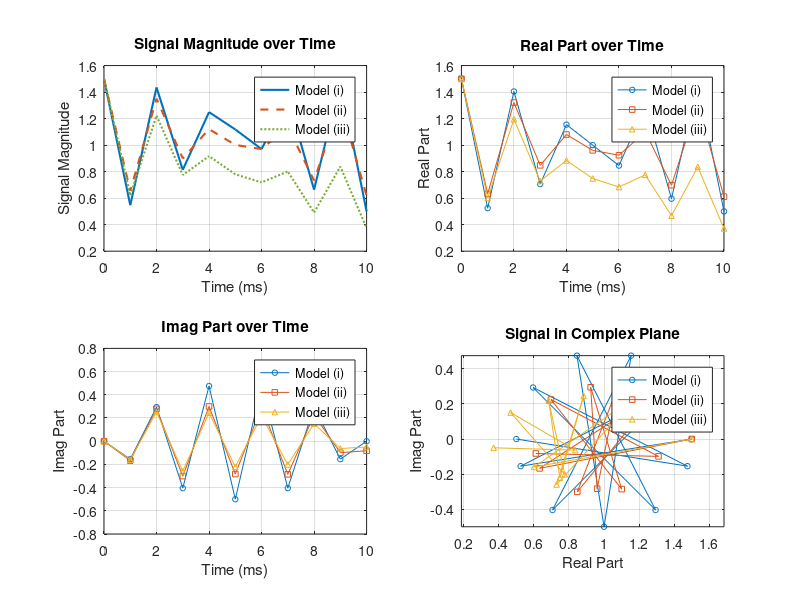

Source code (MATLAB): (Note: this script raises an error after producing the figure.)
%Task 1

T    = (0:0.001:0.010)';
am_w = 1;          % water amplitude
am_f = 0.5;        % fat amplitude
R2s   = 50;         % R2* decay (s^-1)
ff    = -0.45e3;    % single‐peak fat freq (Hz)
r    = [0.087,0.694,0.128,0.004,0.039,0.048]';
fF_m = [-0.498,-0.447,-0.345,-0.261,-0.063,0.064]*1e3;

%--- Mi: single-peak, no decay
S1 = am_w + am_f * exp(1i*2*pi*ff*T);

%--- Mii: multi-peak, no decay
S2 = am_w + am_f * ( exp(1i*2*pi*(T * fF_m)) * r );
%--- Miii: multi-peak + R2* decay
S3 = S2 .* exp(-T * R2s);

% Start plotting
fig = figure('Name','Signal Evolution Models','NumberTitle','off','Position',[100 100 900 600]);

% 1) Mag vs Time
subplot(2,2,1);
plot(T*1e3, abs(S1),'-','LineWidth',1.5,'Color',[0 0.4470 0.7410]); hold on;
plot(T*1e3, abs(S2),'--','LineWidth',1.5,'Color',[0.8500 0.3250 0.0980]);
plot(T*1e3, abs(S3),':','LineWidth',1.5,'Color',[0.4660 0.6740 0.1880]);
hold off;
xlabel('Time (ms)');
ylabel('Signal Magnitude');
legend('Model (i)','Model (ii)','Model (iii)','Location','northeast');
title('Signal Magnitude over Time');
grid on;

% 2) Real  vs Time
subplot(2,2,2);
plot(T*1e3, real(S1),'-o','MarkerSize',4); hold on;
plot(T*1e3, real(S2),'-s','MarkerSize',4);
plot(T*1e3, real(S3),'-^','MarkerSize',4);
hold off;
xlabel('Time (ms)');
ylabel('Real Part');
legend('Model (i)','Model (ii)','Model (iii)','Location','northeast');
title('Real Part over Time');
grid on;

% 3) Imag  vs Time
subplot(2,2,3);
plot(T*1e3, imag(S1),'-o','MarkerSize',4); hold on;
plot(T*1e3, imag(S2),'-s','MarkerSize',4);
plot(T*1e3, imag(S3),'-^','MarkerSize',4);
hold off;
xlabel('Time (ms)');
ylabel('Imag Part');
legend('Model (i)','Model (ii)','Model (iii)','Location','northeast');
title('Imag Part over Time');
grid on;

% 4) Complex trajec
subplot(2,2,4);
plot(real(S1), imag(S1),'-o','MarkerSize',4); hold on;
plot(real(S2), imag(S2),'-s','MarkerSize',4);
plot(real(S3), imag(S3),'-^','MarkerSize',4);
hold off;
xlabel('Real Part');
ylabel('Imag Part');
legend('Model (i)','Model (ii)','Model (iii)','Location','northeast');
title('Signal in Complex Plane');
axis equal;
grid on;

sgtitle('Signal Evolution Models: Magnitude, Real, Imag & Complex Plane');
saveas(fig, 'fig/task1.png');



% Task 2
sets_two= [1,0.1;  0.1,1;  1,0.3;  0.3,1];
fatSignal = exp(1i*2*pi*(T*fF_m)) * r;

fig = figure('Name','Task 2: Fat–Water Ambiguity','NumberTitle','off','Position',[200 200 800 600]);

for k = 1:4
    rw = sets_two(k,1);
    rf = sets_two(k,2);

    % Model (i)
    S_i   = rw + rf * exp(1i*2*pi*ff*T);
    % Model (ii)
    S_ii  = rw + rf * fatSignal ;
    % Model (iii)
    S_iii = S_ii .* exp(-T*R2s);

    % Plot magnitudes
    subplot(2,2,k);
    plot(T*1e3, abs(S_i),  '-o','LineWidth',1.2,'MarkerSize',4,'DisplayName','(i)'); hold on;
    plot(T*1e3, abs(S_ii), '--s','LineWidth',1.2,'MarkerSize',4,'DisplayName','(ii)');
    plot(T*1e3, abs(S_iii),':^','LineWidth',1.2,'MarkerSize',4,'DisplayName','(iii)');
    hold off;

    xlabel('T (ms)');
    ylabel('|S|');
    title(sprintf('am_w=%.1f, am_f=%.1f', rw, rf));
    legend('Location','northeast');
    grid on;
end

sgtitle('Task 2: Magnitude vs T for Different am_w,am_f under Models (i),(ii),(iii)');
saveas(fig, 'fig/task2.png');


% Task 3
SNR = 70;
% from Task 2
sets_two = [1.0, 0.1;
             0.1, 1.0;
             1.0, 0.3;
             0.3, 1.0];
R2s_true = 70;


Nstarts = 20;
Nwater = ceil(Nstarts/2);
Nfat = Nstarts - Nwater;
lb = [0, 0, 50];
ub = [1, 1, 90];

opts = optimoptions('fmincon','Display','off');
fig3 = figure('Name','Parameter Estimation Analysis','NumberTitle','off','Position',[100 100 1200 800]);

for test_idx = 1:4
    am_w_true = sets_two(test_idx,1);
    am_f_true = sets_two(test_idx,2);

    fatSignal = exp(1i*2*pi*(T*fF_m)) * r;
    S_true = (am_w_true + am_f_true*fatSignal) .* exp(-T*R2s_true);
    noisyMag = abs(S_true + (max(abs(S_true))/SNR)*(randn(size(S_true))+1i*randn(size(S_true))));

    all_params = zeros(Nstarts, 3);
    all_SSE = zeros(Nstarts, 1);
    init_params = zeros(Nstarts, 3);
    % sse
    costfun = @(p) sum((noisyMag - abs((p(1) + p(2)*fatSignal) .* exp(-T*p(3)))).^2);


    for k = 1:Nwater
        if k == 1
            init = [1, 0, 70];
        elseif k == 2
            init = [0.9, 0.1, 65];
        elseif k == 3
            init = [0.7, 0.3, 75];
        else
            init = [0.7 + 0.2*rand, 0.1 + 0.2*rand, 65 + 10*rand];
        end
        init_params(k,:) = init;

        [p,ss] = fmincon(costfun, init, [],[],[],[], lb, ub, [], opts);
        all_params(k,:) = p;
        all_SSE(k) = ss;
    end

    for k = 1:Nfat
        if k == 1
            init = [0, 1, 70];
        elseif k == 2
            init = [0.1, 0.9, 65];
        elseif k == 3
            init = [0.3, 0.7, 75];
        else
            init = [0.1 + 0.2*rand, 0.7 + 0.2*rand, 65 + 10*rand];
        end
        init_params(Nwater+k,:) = init;

        [p,ss] = fmincon(costfun, init, [],[],[],[], lb, ub, [], opts);
        all_params(Nwater+k,:) = p;
        all_SSE(Nwater+k) = ss;
    end

    [best_SSE, best_idx] = min(all_SSE);
    best_params = all_params(best_idx,:);

    % cluster analysis (guard against division by zero for small params)
    tolerance = 0.05;
    denom = max(abs(best_params), 1e-6);
    similar_to_best = sum(abs(all_params - best_params) ./ denom < tolerance, 2) == 3;
    success_rate = sum(similar_to_best) / Nstarts * 100;

    subplot(2,2,test_idx);
    plot(T*1e3, noisyMag, 'ko', 'MarkerSize', 4, 'DisplayName', 'Noisy |S|'); hold on;
    S_best = (best_params(1) + best_params(2)*fatSignal) .* exp(-T*best_params(3));
    plot(T*1e3, abs(S_best), 'r-', 'LineWidth', 1.5, 'DisplayName', 'Best Fit');
    plot(T*1e3, abs(S_true), 'b--', 'LineWidth', 1.5, 'DisplayName', 'True Signal');
    xlabel('T (ms)'); ylabel('|S|');
    legend('Location', 'northeast');
    title(sprintf('Test Set %d (ρw=%.1f, ρf=%.1f)\nSSE=%.4f', test_idx, am_w_true, am_f_true, best_SSE));
    grid on;

    fprintf('\nTest Set %d Analysis (ρw=%.1f, ρf=%.1f):\n', test_idx, am_w_true, am_f_true);
    fprintf('Success rate (within 5%% of best): %.1f%%\n', success_rate);
    fprintf('Best fit parameters (SSE = %.4f):\n', best_SSE);
    fprintf('  Water amp: %.4f (true: %.4f, error: %.1f%%)\n', best_params(1), am_w_true, abs(best_params(1)-am_w_true)/am_w_true*100);
    fprintf('  Fat amp:  %.4f (true: %.4f, error: %.1f%%)\n', best_params(2), am_f_true, abs(best_params(2)-am_f_true)/am_f_true*100);
    fprintf('  R2*:      %.2f (true: %.2f, error: %.1f%%)\n', best_params(3), R2s_true, abs(best_params(3)-R2s_true)/R2s_true*100);
end

sgtitle('Task 3: Model Fitting Results for All Test Sets');
saveas(fig3, 'fig/task3_analysis.png');
